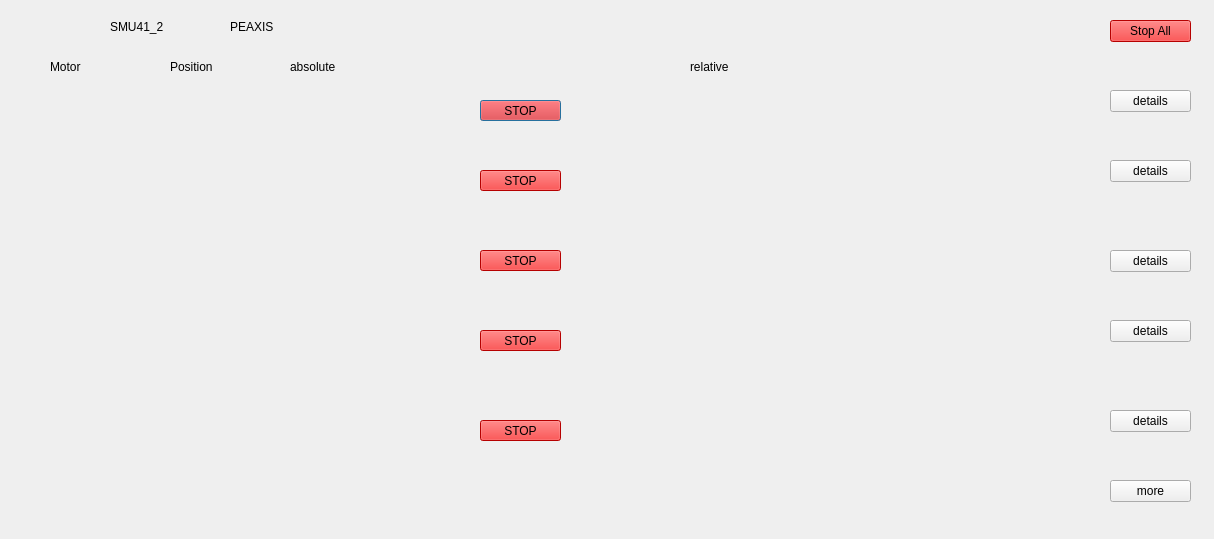
<?xml version="1.0" encoding="UTF-8"?>
<ui version="4.0">
 <class>smu2_peaxis</class>
 <widget class="QDialog" name="smu2_peaxis">
  <property name="geometry">
   <rect>
    <x>0</x>
    <y>0</y>
    <width>1214</width>
    <height>539</height>
   </rect>
  </property>
  <property name="windowTitle">
   <string>Dialog</string>
  </property>
  <widget class="QLabel" name="label_6">
   <property name="geometry">
    <rect>
     <x>230</x>
     <y>20</y>
     <width>59</width>
     <height>14</height>
    </rect>
   </property>
   <property name="text">
    <string>PEAXIS</string>
   </property>
  </widget>
  <widget class="QLabel" name="label">
   <property name="geometry">
    <rect>
     <x>110</x>
     <y>20</y>
     <width>59</width>
     <height>14</height>
    </rect>
   </property>
   <property name="text">
    <string>SMU41_2</string>
   </property>
  </widget>
  <widget class="QCAPushButton" name="pushButton">
   <property name="geometry">
    <rect>
     <x>480</x>
     <y>100</y>
     <width>81</width>
     <height>21</height>
    </rect>
   </property>
   <property name="styleSheet">
    <string notr="true">background-color: rgb(255, 0, 0);</string>
   </property>
   <property name="text">
    <string>STOP</string>
   </property>
   <property name="pv" stdset="0">
    <string>SMU41_2:StopM1</string>
   </property>
  </widget>
  <widget class="QCAAxis" name="m1Axis_2" native="true">
   <property name="geometry">
    <rect>
     <x>630</x>
     <y>90</y>
     <width>420</width>
     <height>32</height>
    </rect>
   </property>
   <property name="description" stdset="0">
    <string/>
   </property>
   <property name="pvReadback" stdset="0">
    <string>SMU41_2:rdRelM1</string>
   </property>
   <property name="units" stdset="0">
    <string>steps</string>
   </property>
   <property name="pv" stdset="0">
    <string>SMU41_2:RelM1</string>
   </property>
  </widget>
  <widget class="QCAAxis" name="m5Axis_1" native="true">
   <property name="geometry">
    <rect>
     <x>20</x>
     <y>410</y>
     <width>420</width>
     <height>32</height>
    </rect>
   </property>
   <property name="description" stdset="0">
    <string>M5 Left Rz</string>
   </property>
   <property name="pvReadback" stdset="0">
    <string>SMU41_2:rdPosM5</string>
   </property>
   <property name="units" stdset="0">
    <string>steps</string>
   </property>
   <property name="pv" stdset="0">
    <string>SMU41_2:AbsM5</string>
   </property>
  </widget>
  <widget class="QPushButton" name="pushButton_10">
   <property name="geometry">
    <rect>
     <x>1110</x>
     <y>410</y>
     <width>81</width>
     <height>22</height>
    </rect>
   </property>
   <property name="text">
    <string>details</string>
   </property>
  </widget>
  <widget class="QCAAxis" name="m5Axis_2" native="true">
   <property name="geometry">
    <rect>
     <x>630</x>
     <y>410</y>
     <width>420</width>
     <height>32</height>
    </rect>
   </property>
   <property name="description" stdset="0">
    <string/>
   </property>
   <property name="pvReadback" stdset="0">
    <string>SMU41_2:rdRelM5</string>
   </property>
   <property name="units" stdset="0">
    <string>steps</string>
   </property>
   <property name="pv" stdset="0">
    <string>SMU41_2:RelM5</string>
   </property>
  </widget>
  <widget class="QCAPushButton" name="pushButton_9">
   <property name="geometry">
    <rect>
     <x>480</x>
     <y>330</y>
     <width>81</width>
     <height>21</height>
    </rect>
   </property>
   <property name="styleSheet">
    <string notr="true">background-color: rgb(255, 0, 0);</string>
   </property>
   <property name="text">
    <string>STOP</string>
   </property>
   <property name="pv" stdset="0">
    <string>SMU41_2:StopM8</string>
   </property>
  </widget>
  <widget class="QCAAxis" name="m4Axis_2" native="true">
   <property name="geometry">
    <rect>
     <x>630</x>
     <y>320</y>
     <width>420</width>
     <height>32</height>
    </rect>
   </property>
   <property name="description" stdset="0">
    <string/>
   </property>
   <property name="pvReadback" stdset="0">
    <string>SMU41_2:rdRelM4</string>
   </property>
   <property name="units" stdset="0">
    <string>steps</string>
   </property>
   <property name="pv" stdset="0">
    <string>SMU41_2:RelM4</string>
   </property>
  </widget>
  <widget class="QCAAxis" name="m2Axis_1" native="true">
   <property name="geometry">
    <rect>
     <x>20</x>
     <y>170</y>
     <width>420</width>
     <height>32</height>
    </rect>
   </property>
   <property name="description" stdset="0">
    <string>M2 Left Tx</string>
   </property>
   <property name="pvReadback" stdset="0">
    <string>SMU41_2:rdPosM2</string>
   </property>
   <property name="units" stdset="0">
    <string>steps</string>
   </property>
   <property name="pv" stdset="0">
    <string>SMU41_2:AbsM2</string>
   </property>
  </widget>
  <widget class="QLabel" name="label_24">
   <property name="geometry">
    <rect>
     <x>690</x>
     <y>60</y>
     <width>59</width>
     <height>14</height>
    </rect>
   </property>
   <property name="text">
    <string>relative</string>
   </property>
  </widget>
  <widget class="QPushButton" name="pushButton_2">
   <property name="geometry">
    <rect>
     <x>1110</x>
     <y>90</y>
     <width>81</width>
     <height>22</height>
    </rect>
   </property>
   <property name="text">
    <string>details</string>
   </property>
  </widget>
  <widget class="QCAAxis" name="m2Axis_2" native="true">
   <property name="geometry">
    <rect>
     <x>630</x>
     <y>160</y>
     <width>420</width>
     <height>32</height>
    </rect>
   </property>
   <property name="description" stdset="0">
    <string/>
   </property>
   <property name="pvReadback" stdset="0">
    <string>SMU41_2:rdRelM2</string>
   </property>
   <property name="units" stdset="0">
    <string>steps</string>
   </property>
   <property name="pv" stdset="0">
    <string>SMU41_2:RelM2</string>
   </property>
  </widget>
  <widget class="QCAPushButton" name="pushButton_11">
   <property name="geometry">
    <rect>
     <x>480</x>
     <y>420</y>
     <width>81</width>
     <height>21</height>
    </rect>
   </property>
   <property name="styleSheet">
    <string notr="true">background-color: rgb(255, 0, 0);</string>
   </property>
   <property name="text">
    <string>STOP</string>
   </property>
   <property name="pv" stdset="0">
    <string>SMU41_2:StopM9</string>
   </property>
  </widget>
  <widget class="QPushButton" name="pushButton_12">
   <property name="geometry">
    <rect>
     <x>1110</x>
     <y>480</y>
     <width>81</width>
     <height>22</height>
    </rect>
   </property>
   <property name="text">
    <string>more</string>
   </property>
  </widget>
  <widget class="QLabel" name="label_2">
   <property name="geometry">
    <rect>
     <x>50</x>
     <y>60</y>
     <width>59</width>
     <height>14</height>
    </rect>
   </property>
   <property name="text">
    <string>Motor</string>
   </property>
  </widget>
  <widget class="QPushButton" name="pushButton_8">
   <property name="geometry">
    <rect>
     <x>1110</x>
     <y>320</y>
     <width>81</width>
     <height>22</height>
    </rect>
   </property>
   <property name="text">
    <string>details</string>
   </property>
  </widget>
  <widget class="QPushButton" name="pushButton_6">
   <property name="geometry">
    <rect>
     <x>1110</x>
     <y>250</y>
     <width>81</width>
     <height>22</height>
    </rect>
   </property>
   <property name="text">
    <string>details</string>
   </property>
  </widget>
  <widget class="QLabel" name="label_8">
   <property name="geometry">
    <rect>
     <x>290</x>
     <y>60</y>
     <width>59</width>
     <height>14</height>
    </rect>
   </property>
   <property name="text">
    <string>absolute</string>
   </property>
  </widget>
  <widget class="QCAAxis" name="m1Axis_1" native="true">
   <property name="geometry">
    <rect>
     <x>20</x>
     <y>100</y>
     <width>420</width>
     <height>32</height>
    </rect>
   </property>
   <property name="description" stdset="0">
    <string>M1 Switch</string>
   </property>
   <property name="pvReadback" stdset="0">
    <string>SMU41_2:rdPosM1</string>
   </property>
   <property name="units" stdset="0">
    <string>steps</string>
   </property>
   <property name="pv" stdset="0">
    <string>SMU41_2:AbsM1</string>
   </property>
  </widget>
  <widget class="QCAAxis" name="m3Axis_2" native="true">
   <property name="geometry">
    <rect>
     <x>630</x>
     <y>240</y>
     <width>420</width>
     <height>32</height>
    </rect>
   </property>
   <property name="description" stdset="0">
    <string/>
   </property>
   <property name="pvReadback" stdset="0">
    <string>SMU41_2:rdRelM3</string>
   </property>
   <property name="units" stdset="0">
    <string>steps</string>
   </property>
   <property name="pv" stdset="0">
    <string>SMU41_2:RelM3</string>
   </property>
  </widget>
  <widget class="QCAPushButton" name="pushButton_7">
   <property name="geometry">
    <rect>
     <x>480</x>
     <y>250</y>
     <width>81</width>
     <height>21</height>
    </rect>
   </property>
   <property name="styleSheet">
    <string notr="true">background-color: rgb(255, 0, 0);</string>
   </property>
   <property name="text">
    <string>STOP</string>
   </property>
   <property name="pv" stdset="0">
    <string>SMU41_2:StopM7</string>
   </property>
  </widget>
  <widget class="QLabel" name="label_5">
   <property name="geometry">
    <rect>
     <x>170</x>
     <y>60</y>
     <width>59</width>
     <height>14</height>
    </rect>
   </property>
   <property name="text">
    <string>Position</string>
   </property>
  </widget>
  <widget class="QCAAxis" name="m3Axis_1" native="true">
   <property name="geometry">
    <rect>
     <x>20</x>
     <y>240</y>
     <width>420</width>
     <height>32</height>
    </rect>
   </property>
   <property name="description" stdset="0">
    <string>M3 Left Rx</string>
   </property>
   <property name="pvReadback" stdset="0">
    <string>SMU41_2:rdPosM3</string>
   </property>
   <property name="units" stdset="0">
    <string>steps</string>
   </property>
   <property name="pv" stdset="0">
    <string>SMU41_2:AbsM3</string>
   </property>
  </widget>
  <widget class="QCAPushButton" name="pushButton_5">
   <property name="geometry">
    <rect>
     <x>480</x>
     <y>170</y>
     <width>81</width>
     <height>21</height>
    </rect>
   </property>
   <property name="styleSheet">
    <string notr="true">background-color: rgb(255, 0, 0);</string>
   </property>
   <property name="text">
    <string>STOP</string>
   </property>
   <property name="pv" stdset="0">
    <string>SMU41_2:StopM6</string>
   </property>
  </widget>
  <widget class="QCAAxis" name="m4Axis_1" native="true">
   <property name="geometry">
    <rect>
     <x>20</x>
     <y>320</y>
     <width>420</width>
     <height>32</height>
    </rect>
   </property>
   <property name="description" stdset="0">
    <string>M4 Left Ry</string>
   </property>
   <property name="pvReadback" stdset="0">
    <string>SMU41_2:rdPosM4</string>
   </property>
   <property name="units" stdset="0">
    <string>steps</string>
   </property>
   <property name="pv" stdset="0">
    <string>SMU41_2:AbsM4</string>
   </property>
  </widget>
  <widget class="QPushButton" name="pushButton_4">
   <property name="geometry">
    <rect>
     <x>1110</x>
     <y>160</y>
     <width>81</width>
     <height>22</height>
    </rect>
   </property>
   <property name="text">
    <string>details</string>
   </property>
  </widget>
  <widget class="QCAPushButton" name="pushButton_3">
   <property name="geometry">
    <rect>
     <x>1110</x>
     <y>20</y>
     <width>81</width>
     <height>22</height>
    </rect>
   </property>
   <property name="styleSheet">
    <string notr="true">background-color: rgb(255, 0, 0);</string>
   </property>
   <property name="text">
    <string>Stop All</string>
   </property>
   <property name="pv" stdset="0">
    <string>SMU41_2:Stop</string>
   </property>
  </widget>
 </widget>
 <customwidgets>
  <customwidget>
   <class>QCAPushButton</class>
   <extends>QPushButton</extends>
   <header>qcapushbutton.h</header>
  </customwidget>
  <customwidget>
   <class>QCAAxis</class>
   <extends>QWidget</extends>
   <header>qcaaxis.h</header>
  </customwidget>
 </customwidgets>
 <resources/>
 <connections/>
</ui>
